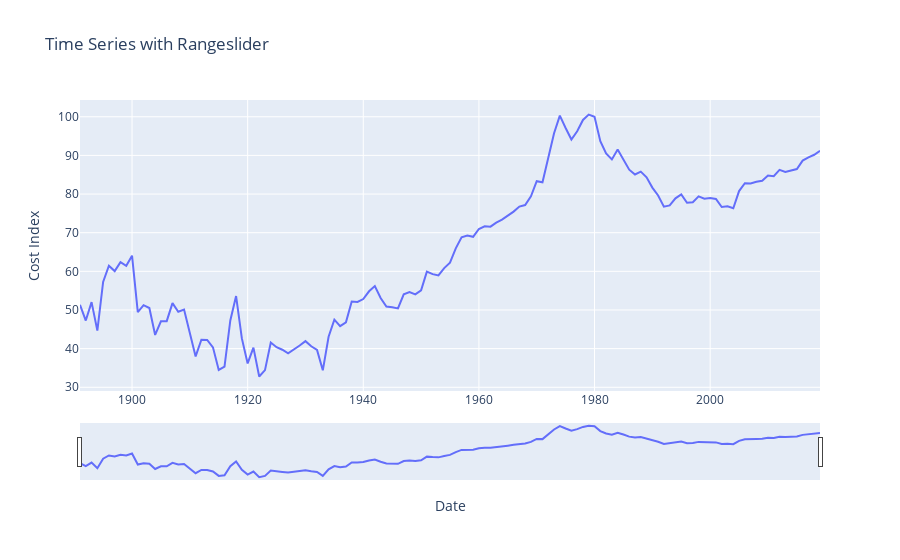

Notebook cell for this chart:
### Code cell
import plotly.graph_objects as go
import pandas as pd
import plotly.express as px

fig = px.line(RBCI, x='Date', y='Cost Index', title='Time Series with Rangeslider')

fig.update_xaxes(rangeslider_visible=True)
fig.show()

### Figure 1 — Plotly figure (JSON) as saved in the notebook; plotly's stock layout.template omitted (floating-point values rounded to 4 significant figures; data arrays with more than 128 entries replaced by an {"elided": "..."} marker saying what was removed)
{"data": [{"hovertemplate": "Date=%{x}<br>Cost Index=%{y}<extra></extra>", "legendgroup": "", "line": {"color": "#636efa", "dash": "solid"}, "mode": "lines", "name": "", "orientation": "v", "showlegend": false, "type": "scatter", "x": {"elided": "129 str values"}, "xaxis": "x", "y": {"elided": "129 float values"}, "yaxis": "y"}], "layout": {"legend": {"tracegroupgap": 0}, "title": {"text": "Time Series with Rangeslider"}, "xaxis": {"anchor": "y", "domain": [0, 1], "rangeslider": {"visible": true}, "title": {"text": "Date"}}, "yaxis": {"anchor": "x", "domain": [0, 1], "title": {"text": "Cost Index"}}}}
